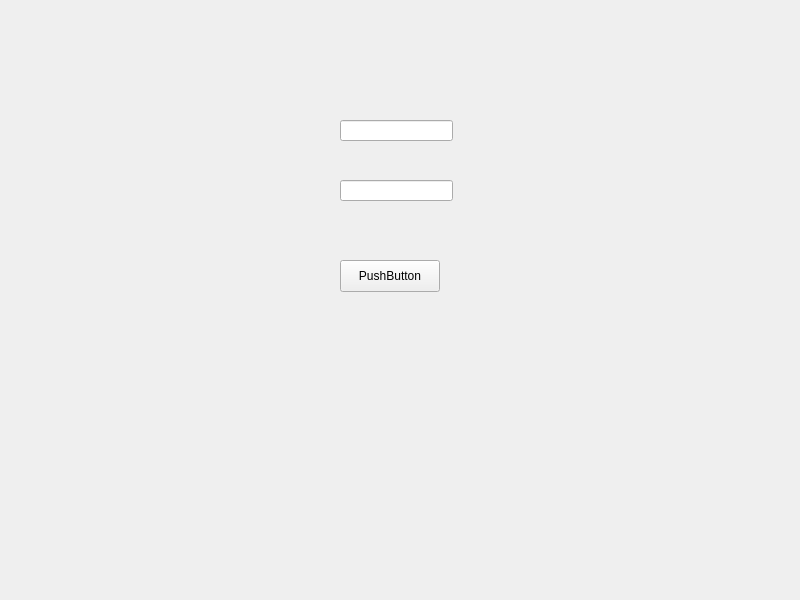
<?xml version="1.0" encoding="UTF-8"?>
<ui version="4.0">
 <class>Login</class>
 <widget class="QWidget" name="Login">
  <property name="geometry">
   <rect>
    <x>0</x>
    <y>0</y>
    <width>800</width>
    <height>600</height>
   </rect>
  </property>
  <property name="windowTitle">
   <string>Login</string>
  </property>
  <widget class="QLineEdit" name="txtUsuario">
   <property name="geometry">
    <rect>
     <x>340</x>
     <y>120</y>
     <width>113</width>
     <height>21</height>
    </rect>
   </property>
   <property name="text">
    <string/>
   </property>
  </widget>
  <widget class="QLineEdit" name="txtPassword">
   <property name="geometry">
    <rect>
     <x>340</x>
     <y>180</y>
     <width>113</width>
     <height>21</height>
    </rect>
   </property>
  </widget>
  <widget class="QPushButton" name="btnIngresar">
   <property name="geometry">
    <rect>
     <x>340</x>
     <y>260</y>
     <width>100</width>
     <height>32</height>
    </rect>
   </property>
   <property name="text">
    <string>PushButton</string>
   </property>
  </widget>
 </widget>
 <resources/>
 <connections/>
</ui>
